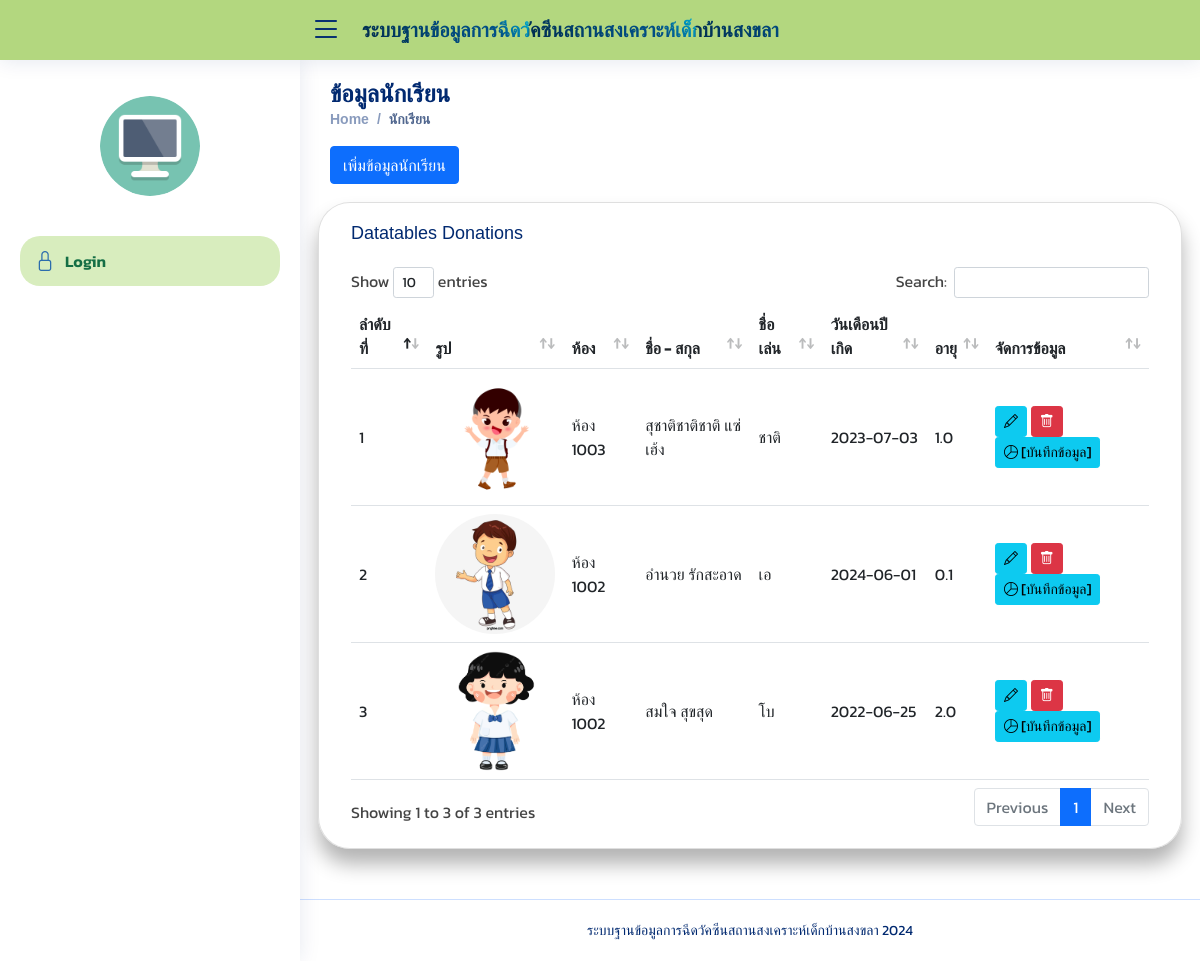
/student.php, run on the app's committed database.
### tables this page shows
CREATE TABLE `tbl_student` (
  `student_id` int(11) NOT NULL COMMENT 'รหัสเด็ก',
  `room_id` int(11) NOT NULL COMMENT 'รหัสห้อง',
  `student_name` varchar(100) NOT NULL COMMENT 'ชื่อ',
  `student_last` varchar(100) NOT NULL COMMENT 'สกุล',
  `student_nickname` varchar(100) NOT NULL COMMENT 'ชื่อเล่น',
  `student_bd` date NOT NULL COMMENT 'วันเดือนปีเกิด',
  `student_img` varchar(100) NOT NULL COMMENT 'รูปเด็ก',
  `student_status` int(11) NOT NULL DEFAULT 0 COMMENT 'สถานะ'
);

CREATE TABLE `tbl_room` (
  `room_id` int(11) NOT NULL COMMENT 'รหัสห้อง ',
  `room_name` varchar(100) NOT NULL COMMENT 'ชื่อห้อง',
  `room_detail` text NOT NULL COMMENT 'รายละเอียด',
  `room_status` int(11) NOT NULL COMMENT 'สถานะห้อง'
);

### student.php (the view, shortened to what this page needs)
<?php include "header.php";
?>
<div class="pagetitle">
    <h1> ข้อมูลนักเรียน </h1>
    <nav>
        <ol class="breadcrumb">
            <li class="breadcrumb-item"><a href="index.php">Home</a></li>
            <li class="breadcrumb-item active">นักเรียน</li>
        </ol>
        <button type="button" class="btn btn-primary" data-bs-toggle="modal" data-bs-target="#exampleModal">
            เพิ่มข้อมูลนักเรียน
        </button>
    </nav>
</div>
 <br>
<section class="section dashboard">
    <div class="row">
        <div class="card">
            <div class="card-body">
                <h5 class="card-title">Datatables  Donations </h5>
                                    <div class="table-responsive">
                                        <table name="myTable" id="myTable" class="table align-middle table-hover m-0">
                                            <thead>
                                                <tr>
                                                    <th scope="col">ลำดับที่</th>
                                                    <th scope="col"> รูป </th>
                                                    <th scope="col">ห้อง</th>
                                                    <th scope="col">ชื่อ - สกุล</th>
                                                    <th scope="col">ชื่อเล่น </th>
                                                    <th scope="col">วันเดือนปีเกิด</th>
                                                    <th scope="col">อายุ</th>
                                                    <th scope="col">จัดการข้อมูล</th>
                                                </tr>
                                            </thead>
                                            <tbody>
                                                <?php
                                        include "config.inc.php";
                                                $sql = " SELECT
                                                        s.student_id, s.student_name, s.student_last, s.student_nickname, s.student_bd,
                                                        s.student_img, s.student_status, r.room_id, r.room_name,
                                                        TIMESTAMPDIFF(YEAR, s.student_bd, CURDATE()) AS years, -- คำนวณปี
                                                        TIMESTAMPDIFF(MONTH, s.student_bd, CURDATE()) % 12 AS months, -- คำนวณเดือน
                                                        CONCAT(
                                                            TIMESTAMPDIFF(YEAR, s.student_bd, CURDATE()),
                                                            '.',
                                                            TIMESTAMPDIFF(MONTH, s.student_bd, CURDATE()) % 12
                                                        ) AS age_formatted
                                                    FROM
                                                        tbl_student as s
                                                        INNER JOIN  tbl_room as r on s.room_id = r.room_id
                                                        ORDER BY s.student_id DESC
                                                        ";
                                        $query = $conn->query($sql);
                                        $i = 0;
                                        while ($result = $query->fetch_assoc()) {
                                        $i++;
                                        $student_id = $result['student_id'];
                                        ?>
                                                <tr>
                                                    <td> <?php echo $i;?> </td>
                                                    <td scope="row">
                                                        <?php if(!empty($result['student_img'])){?>
                                                            <img src="student_img/<?php echo $result['student_img']; ?>" alt="" width="120" height="120" style="border-radius:50%;" class="img-circle responsive">
                                                        <?php } ?>
                                                    </td>
                                                    <td><?php echo $result['room_name'];?></td>
                                                    <td><?php echo $result['student_name'];?>
                                                        <?php echo $result['student_last'];?></td>
                                                    <td><?php echo $result['student_nickname'];?></td>
                                                    <td><?php echo $result['student_bd'];?></td>
                                                    <td><?php echo $result['age_formatted'];?></td>
                                                    <td>
                                                        <button type="button" class="btn btn-info btn-sm"
                                                            data-bs-toggle="modal" data-bs-target="#EditModal<?php echo $student_id;?>">
                                                            <i class="bi bi-pencil"></i>
                                                        </button>
                                                        <button type="button" class="btn btn-danger btn-sm"
                                                            data-bs-toggle="modal" data-bs-target="#DelModal<?php echo $student_id;?>">
                                                            <i class="bi bi-trash"></i>
                                                        </button>
                                                        <a href="add_vaccine_data.php?student_id=<?php echo $result['student_id'];?>" class="btn btn-info btn-sm">
                                                                <i class="bi bi-pie-chart"></i>
                                                                [บันทึกข้อมูล]
                                                        </a>
                                                    </td>
                                                </tr>
                                                    <div class="modal fade" id="DelModal<?php echo $student_id;?>" tabindex="-1"
                                                        aria-labelledby="exampleModalLabel" aria-hidden="true">
                                                <?php  } ?>
                                            </tbody>
                                        </table>
                                    </div>
            </div>
        </div>
     </div>
<?php include "footer.php";?>

### header.php (shortened to what this page needs)
<!DOCTYPE html>
<html lang="en">
<head>
  <link href="assets/vendor/bootstrap/css/bootstrap.min.css" rel="stylesheet">
  <link href="assets/vendor/bootstrap-icons/bootstrap-icons.css" rel="stylesheet">
  <link href="assets/vendor/boxicons/css/boxicons.min.css" rel="stylesheet">
  <link href="assets/vendor/quill/quill.snow.css" rel="stylesheet">
  <link href="assets/vendor/quill/quill.bubble.css" rel="stylesheet">
  <link href="assets/vendor/remixicon/remixicon.css" rel="stylesheet">
  <link href="assets/vendor/simple-datatables/style.css" rel="stylesheet">
  <link href="assets/css/style.css" rel="stylesheet">
  <link rel="stylesheet" href="assets/vendor/select2/css/select2.min.css">
  <link rel="stylesheet" href="assets/vendor/select2-bootstrap4-theme/select2-bootstrap4.min.css">
  <link href="assets/vendor/fullcalendar/main.css" rel="stylesheet">
  <link rel="stylesheet" href="assets/vendor/sweetalert2/sweetalert2.min.css">
  <link rel="stylesheet" href="assets/vendor/datatables-bs4/css/dataTables.bootstrap4.min.css">
  <link rel="stylesheet" href="assets/vendor/datatables-responsive/css/responsive.bootstrap4.min.css">
  <link rel="stylesheet" href="assets/vendor/datatables-buttons/css/buttons.bootstrap4.min.css">
</head>
<body>
  <header id="header" class="header fixed-top d-flex align-items-center">
    <div class="d-flex align-items-center justify-content-between">
      <i class="bi bi-list toggle-sidebar-btn"></i>
    </div>
    <div class="search-bar">
      <B>
        <div class="gradiant-bg"> ระบบฐานข้อมูลการฉีดวัคซีนสถานสงเคราะห์เด็กบ้านสงขลา </div>
      </B>
    </div>
  </header>
  <aside id="sidebar" class="sidebar">
    <?php
    if (!empty($_SESSION['UserLogin_id'])) {
      $UserLogin =  $_SESSION["staff_name"]." ".$_SESSION["staff_lastname"];;
      $member_image = "image/logo1.jpg";
    } else {
      $member_image = "image/logo1.jpg";
    }
    ?>
    <div class="user-panel mt-3 pb-3 mb-3">
      <center>
        <h1>
          <img src="<?php echo $member_image; ?>" alt="" width="100" height="100" style="border-radius:50%;" class="img-circle">
        </h1>
      </center>
    </div>
    <ul class="sidebar-nav" id="sidebar-nav">
      <?php if (isset($_SESSION['UserLogin_id'])) { ?>
      <li class="nav-item">
        <a class="nav-link " href="index.php">
          <i class="bx bxs-tachometer"></i>
          <span>หน้าหลัก</span>
        </a>
      </li>
   <?php if ($_SESSION['level_id'] == 1) {  ?>
        <li class="nav-item">
            <a class="nav-link " href="student.php">
                <i class="bi bi-pie-chart"></i>
                <span >ข้อมูลนักเรียน</span>
            </a>
        </li>
        <li class="nav-item">
            <a class="nav-link " href="room.php">
                <i class="bi bi-pie-chart"></i>
                <span >ข้อมูลห้อง</span>
            </a>
        </li>
        <li class="nav-item">
            <a class="nav-link " href="vaccine.php">
                <i class="bi bi-pie-chart"></i>
                <span >ข้อมูลวัคซีน</span>
            </a>
        </li>
        <li class="nav-item">
            <a class="nav-link " href="vaccine_data.php">
                <i class="bi bi-pie-chart"></i>
                <span >ข้อมูลการฉีดวัคซีน</span>
            </a>
        </li>
        <?php } ?>
 <?php if ($_SESSION['level_id'] == 2) {  ?>
        <li class="nav-item">
            <a class="nav-link " href="vaccine_data.php">
                <i class="bi bi-pie-chart"></i>
                <span >ข้อมูลการฉีดวัคซีน</span>
            </a>
        </li>
<?php } ?>
<?php if ($_SESSION['level_id'] == 3) {  ?>
        <li class="nav-item">
            <a class="nav-link " href="student.php">
                <i class="bi bi-pie-chart"></i>
                <span >ข้อมูลนักเรียน</span>
            </a>
        </li>
        <li class="nav-item">
            <a class="nav-link " href="room.php">
                <i class="bi bi-pie-chart"></i>
                <span >ข้อมูลห้อง</span>
            </a>
        </li>
        <li class="nav-item">
            <a class="nav-link " href="vaccine.php">
                <i class="bi bi-pie-chart"></i>
                <span >ข้อมูลวัคซีน</span>
            </a>
        </li>
        <li class="nav-item">
            <a class="nav-link " href="vaccine_data.php">
                <i class="bi bi-pie-chart"></i>
                <span >ข้อมูลการฉีดวัคซีน</span>
            </a>
        </li>
<li class="nav-item">
    <a class="nav-link " href="staff.php">
        <i class="bi bi-pie-chart"></i>
        <span >ข้อมูลเจ้าหน้าที่</span>
    </a>
</li>
<?php } ?>
        <li class="nav-item">
          <a class="nav-link " href="logout.php">
            <i class="bi bi-lock"></i>
            <span>Logout</span>
          </a>
        </li>
      <?php } else { ?>
        <li class="nav-item">
          <a class="nav-link " href="login.php">
            <i class="bi bi-lock"></i>
            <span>Login</span>
          </a>
        </li>
      <?php } ?>
    </ul>
  </aside>
  <main id="main" class="main">

### footer.php (shortened to what this page needs)
</main>
<footer id="footer" class="footer">
  <div class="copyright">
  ระบบฐานข้อมูลการฉีดวัคซีนสถานสงเคราะห์เด็กบ้านสงขลา 2024
  </div>
</footer>
</body>
</html>

### assets/css/style.css (style rules this page uses)
:root { scroll-behavior: smooth; }
body { font-family: "Open Sans", sans-serif; background: #f6f9ff; color: #444444; }
a { color: #4154f1; text-decoration: none; }
h1, h2, h3, h4, h5, h6 { font-family: "Nunito", sans-serif; }
#main { margin-top: 60px; padding: 20px 30px; transition: all 0.3s; }
.pagetitle { margin-bottom: 10px; }
.pagetitle h1 { font-size: 24px; margin-bottom: 0; font-weight: 600; color: #012970; }
.card { margin-bottom: 30px; border: none; border-radius: 30px; box-shadow: 0px 0 30px rgba(1, 41, 112, 0.1); }
.card-title { padding: 20px 0 15px 0; font-size: 18px; font-weight: 500; color: #012970; font-family: "Poppins", sans-serif; }
.card-body { padding: 0 20px 20px 20px; }
.breadcrumb { font-size: 14px; font-family: "Nunito", sans-serif; color: #899bbd; font-weight: 600; }
.breadcrumb a { color: #899bbd; transition: 0.3s; }
.breadcrumb .breadcrumb-item::before { color: #899bbd; }
.breadcrumb .active { color: #51678f; font-weight: 600; }
.header { transition: all 0.5s; z-index: 997; height: 60px; box-shadow: 0px 2px 20px rgba(1, 41, 112, 0.1); background-color: #b3d77f; padding-left: 20px; }
.header .toggle-sidebar-btn { font-size: 32px; padding-left: 10px; cursor: pointer; color: #012970; }
.header .search-bar { min-width: 360px; padding: 0 20px; }
.sidebar { position: fixed; top: 60px; left: 0; bottom: 0; width: 300px; z-index: 996; transition: all 0.3s; padding: 20px; overflow-y: auto; scrollbar-width: thin; scrollbar-color: #aab7cf transparent; box-shadow: 0px 0px 20px rgba(1, 41, 112, 0.1); background-color: #fff; }
@media (min-width: 1200px) { #main, #footer { margin-left: 300px; } }
.sidebar-nav { padding: 0; margin: 0; list-style: none; }
.sidebar-nav li { padding: 0; margin: 0; list-style: none; }
.sidebar-nav .nav-item { margin-bottom: 5px; }
.sidebar-nav .nav-link { display: flex; align-items: center; font-size: 16px; font-weight: 600; color: #146e45; transition: 0.3; background: #d8edbe; padding: 10px 15px; border-radius: 20px; }
.sidebar-nav .nav-link i { font-size: 20px; margin-right: 10px; color: #2c6dad; }
.footer { padding: 20px 0; font-size: 14px; transition: all 0.3s; border-top: 1px solid #cddfff; }
.footer .copyright { text-align: center; color: #012970; }

### header.php (style rules this page uses)
body { font-family: 'Kanit', sans-serif !important; background-image: url("image/sss.jpg"); background-color: #fff; height: 900px; background-position: center; background-size: cover; }
.gradiant-bg { font-size: 20px; font-weight: bold; background: linear-gradient(45deg, #012a4a, #013a63, #01497c, #014f86, #00b4d8); background-size: 40%; -webkit-background-clip: text; background-clip: text; -webkit-text-fill-color: transparent; animation: gradient 5s infinite; }
.card { position: relative; display: flex; flex-direction: column; min-width: 0; word-wrap: break-word; background-color: rgb(255 255 255 / 80%); background-clip: border-box; border: 1px solid rgba(0, 0, 0, .125); border-radius: 2rem; box-shadow: 0 15px 20px rgba(0, 0, 0, 0.3); }

### data on the page
tbl_student: student_img (picture), room.room_name "ห้อง 1003", student_name "สุชาติชาติชาติ", student_last "แซ่เฮ้ง", student_nickname "ชาติ", student_bd "2023-07-03", age_formatted "1.0"
tbl_student: student_img (picture), room.room_name "ห้อง 1002", student_name "อำนวย", student_last "รักสะอาด", student_nickname "เอ", student_bd "2024-06-01", age_formatted "0.1"
tbl_student: student_img (picture), room.room_name "ห้อง 1002", student_name "สมใจ", student_last "สุขสุด", student_nickname "โบ", student_bd "2022-06-25", age_formatted "2.0"
